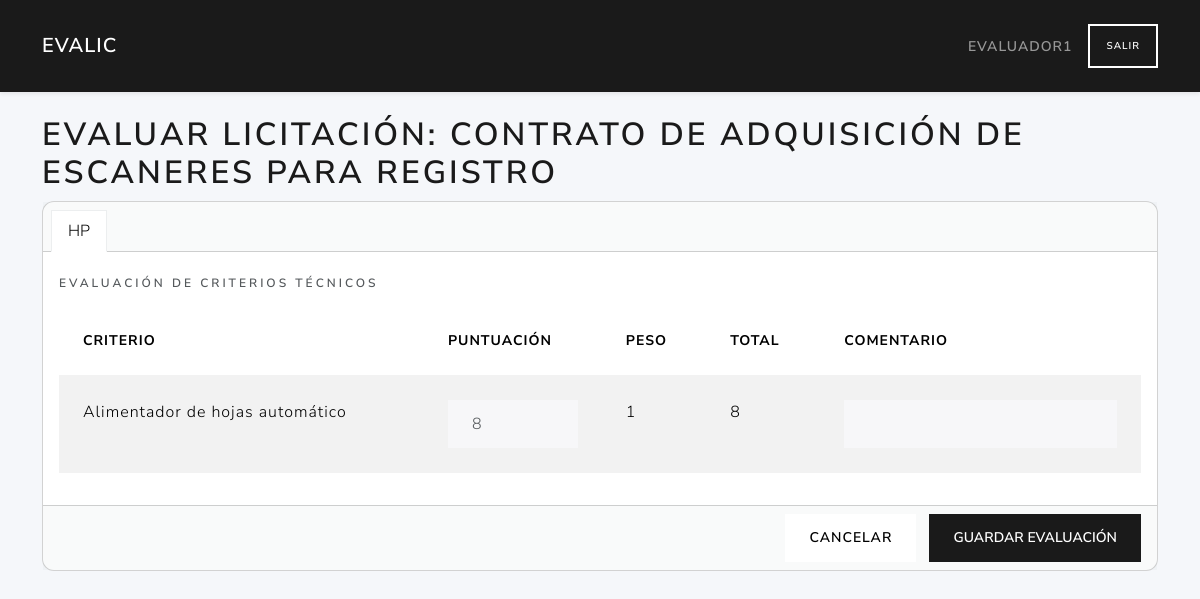
Page /evaluador/3/evaluar (signed in) on the earlier database version.
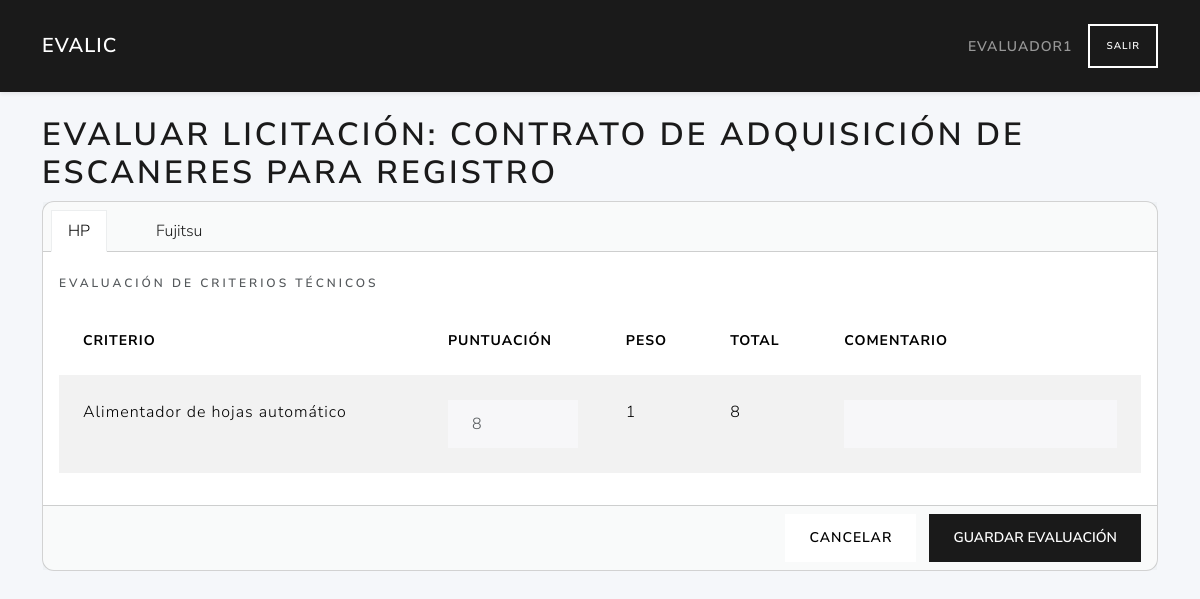
Same page on the later database version.
### tables this page shows
CREATE TABLE ofertas (
        fechapresentacion TEXT NOT NULL,
        admitidasobre1 INTEGER,             
        licitacion_id INTEGER NOT NULL,
        licitante_id INTEGER NOT NULL,
        PRIMARY KEY (licitacion_id,licitante_id)                                       
        FOREIGN KEY (licitacion_id) REFERENCES licitaciones(id)
        FOREIGN KEY (licitante_id) REFERENCES licitantes(id)                                                           
    );

CREATE TABLE licitantes (
        id  INTEGER PRIMARY KEY AUTOINCREMENT,
        nombreempresa TEXT NOT NULL,
        cif text NOT NULL,
        direccion text,
        ciudad text,
        provincia text,
        telefono text,
        email text                                                                                                                            
    );

CREATE TABLE criterios (
        id  INTEGER PRIMARY KEY AUTOINCREMENT,
        NombreCriterio TEXT NOT NULL,
        descripcion TEXT,
        peso INTEGER,
        PrecioBase INTEGER,
        PuntuacionMaxima INTEGER,                          
        tipocriterio_id INTEGER NOT NULL,
        licitacion_id INTEGER NOT NULL,
        formula_id INTEGER,                          
        FOREIGN KEY (tipocriterio_id) REFERENCES tipo_criterios(id)
        FOREIGN KEY (licitacion_id) REFERENCES licitaciones(id)
        FOREIGN KEY (formula_id) REFERENCES formulas(id)                                                             
    );

### routes/evaluador_routes.py (the view, shortened to what this page needs)
@evaluador_bp.route('/<int:licitacion_id>/evaluar', methods=['GET', 'POST'])
def evaluar(licitacion_id):
    if 'user_id' not in session or session.get('role_id') != 3:
        return redirect(url_for('auth.login'))
    usuario_id = session['user_id']
    db = get_db(current_app)
    lic = get_licitacion_logic(db, licitacion_id)
    raw_ofertas = list_ofertas_admitidas_logic(current_app, licitacion_id)
    ofertas = [dict(of) for of in raw_ofertas]
    criterios = listar_tecnicos(current_app, licitacion_id)
    evaluaciones = obtener_evaluaciones(current_app, licitacion_id, usuario_id)
    eval_map = {
        (e['licitante_id'], e['criterio_id']): e
        for e in evaluaciones
    }
    for oferta in ofertas:
        lista = []
        for c in criterios:
            key = (oferta['licitante_id'], c['id'])
            e = eval_map.get(key)
            score = e['puntuacion'] if e else 0
            lista.append({
                'id': c['id'],
                'nombre': c['NombreCriterio'],
                'peso': c['peso'],
                'puntuacion': score,
                'comentarios': e['comentarios'] if e else '',
                'total': score * c['peso']
            })
        oferta['criterios_evaluacion'] = lista
    return render_template('evaluador/evaluar.html', lic=lic, ofertas=ofertas)

### app.py (called while the page is built)
def create_app():
    app = Flask(__name__)
    app.permanent_session_lifetime = timedelta(hours=1)  # Sesión permanente por 1 hora
    app.config.from_object(Config)
    @app.context_processor
    def utility_processor():
        from flask import request, url_for
        def url_for_other_page(page):
            args = request.args.copy()
            args['page'] = page
            return url_for('licitaciones.index', **args)
        return dict(url_for_other_page=url_for_other_page)
    app.teardown_appcontext(close_connection)
    with app.app_context():
        init_db(app)
    app.register_blueprint(auth_bp)
    app.register_blueprint(user_bp)
    app.register_blueprint(licitaciones_bp)
    app.register_blueprint(ofertas_bp)
    app.register_blueprint(licitantes_bp)
    app.register_blueprint(evaluador_bp)
    app.register_blueprint(criterios_bp)
    return app

### models/criterios_data.py (called while the page is built)
def fetch_criterios_tecnicos(db, licitacion_id):
    sql = """
        SELECT *
        FROM criterios
        WHERE licitacion_id = ? AND tipocriterio_id = 2
    """
    return db.execute(sql, (licitacion_id,)).fetchall()

### services/licitacion_service.py (called while the page is built)
def get_licitacion(db, lic_id):
    return data_get(db, lic_id)

### templates/evaluador/evaluar.html
{% extends 'base.html' %}
{% block content %}
  <h1>Evaluar licitación: {{ lic.title }}</h1>
<form method="post" action="">
  <div class="card mb-4">
    <div class="card-header">
      <ul class="nav nav-tabs card-header-tabs" role="tablist">
        {% for oferta in ofertas %}
        <li class="nav-item" role="presentation">
          <button class="nav-link {% if loop.first %}active{% endif %}" id="tab-{{ oferta.licitante_id }}" data-bs-toggle="tab" data-bs-target="#oferta-{{ oferta.licitante_id }}" type="button" role="tab">
            {{ oferta.nombreempresa }}
          </button>
        </li>
        {% endfor %}
      </ul>
    </div>
    <div class="card-body">
      <div class="tab-content">
        {% for oferta in ofertas %}
        <div class="tab-pane fade {% if loop.first %}show active{% endif %}" id="oferta-{{ oferta.licitante_id }}" role="tabpanel">
          <h6 class="mt-2">Evaluación de criterios técnicos</h6>
          <table class="table table-striped mt-3">
            <thead>
              <tr>
                <th>Criterio</th>
                <th>Puntuación</th>
                <th>Peso</th>
                <th>Total</th>
                <th>Comentario</th>
              </tr>
            </thead>
            <tbody>
              {% for ev in oferta.criterios_evaluacion %}
              <tr>
                <td>{{ ev.nombre }}</td>
                <td><input type="number" class="form-control" name="puntuacion_{{ oferta.licitante_id }}_{{ ev.id }}" value="{{ ev.puntuacion }}" min="0" max="100"></td>
                <td>{{ ev.peso }}</td>
                <td>{{ ev.total }}</td>
                <td><input type="text" class="form-control" name="comentarios_{{ oferta.licitante_id }}_{{ ev.id }}" value="{{ ev.comentarios }}"></td>
              </tr>
              {% endfor %}
            </tbody>
          </table>
        </div>
        {% endfor %}
      </div>
    </div>
    <div class="card-footer text-end">
      <a href="{{ url_for('evaluador.index') }}" class="btn btn-secondary me-2">Cancelar</a>
      <button type="submit" class="btn btn-primary">Guardar evaluación</button>
    </div>
  </div>
</form>
{% endblock %}

Differences in the rows shown:
now on this page (row edited): ofertas: nombreempresa "Fujitsu", shown under "EVALUAR LICITACIÓN: CONTRATO DE ADQUISICIÓN DE ESCANERES PARA REGISTRO"
